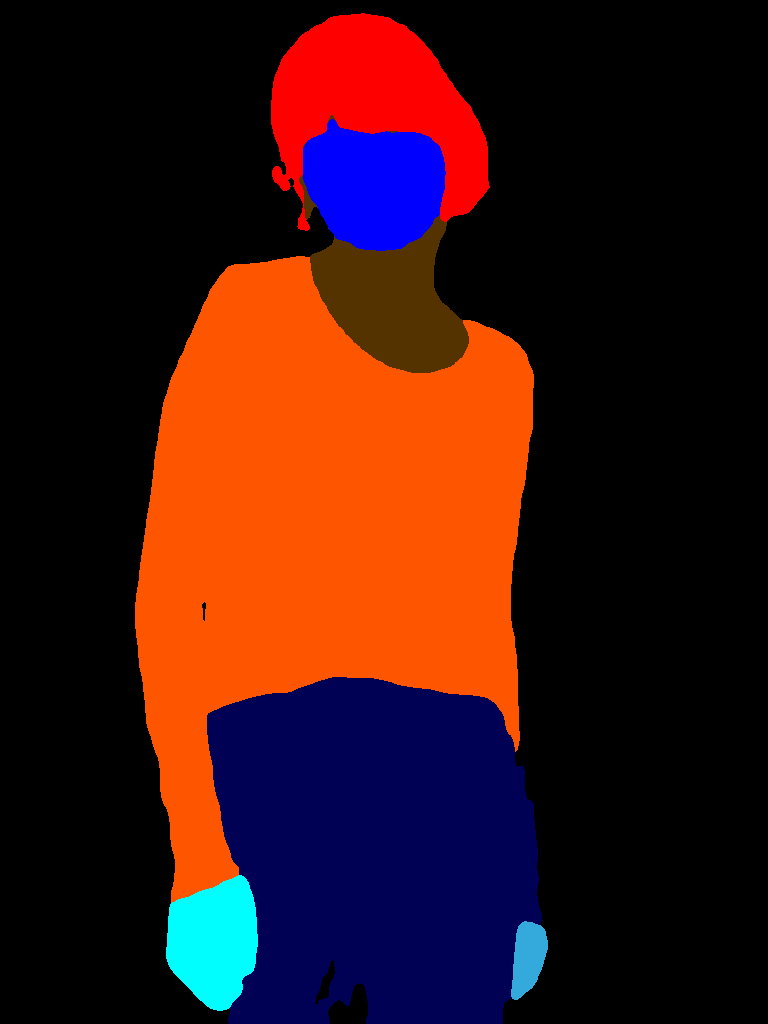
#> input picture image_parse/image_segmentation/output/0.png, 768 x 1024 px
$ python palette.py
#> lines starting #> are read from the running program, lines starting #| are printed output that depends on the picture
from PIL import Image
import numpy as np

img0 = Image.open('./output/0.png')
#> img0 is the input picture: PIL image 768x1024 P; mean R, G, B 57.7, 20.5, 18.4
img1 = Image.open('sample.png')
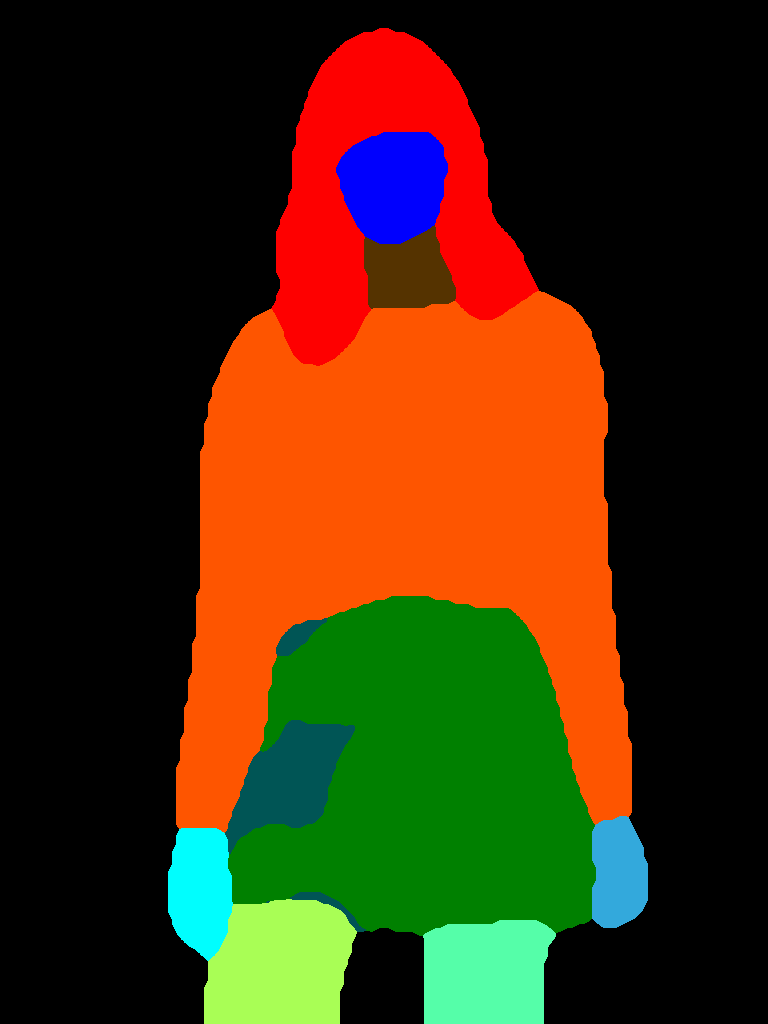
#> input picture image_parse/image_segmentation/sample.png, 768 x 1024 px
#> img1 is the input picture: PIL image 768x1024 P; mean R, G, B 66.1, 44.1, 12.4
width, height = img0.size
#> width = 768; height = 1024

print(width, height)
#| 768 1024

palette11 = img1.getpalette()
#> palette11 = 768 values, max 255 at index 765, min 0 at index 0, mean 133.9
img0.putpalette(palette11)

load0 = img0.load()

for i in range(width):
    for n in range(height):
        if(load0[i, n] == 4):
            load0[i, n] = 5
        elif(load0[i, n] == 5):
            load0[i, n] = 12
        elif(load0[i, n] == 11):
            load0[i, n] = 13
        elif(load0[i, n] == 12):
            load0[i, n] = 16
        elif(load0[i, n] == 13):
            load0[i, n] = 17

img0.save('./output/0.png')
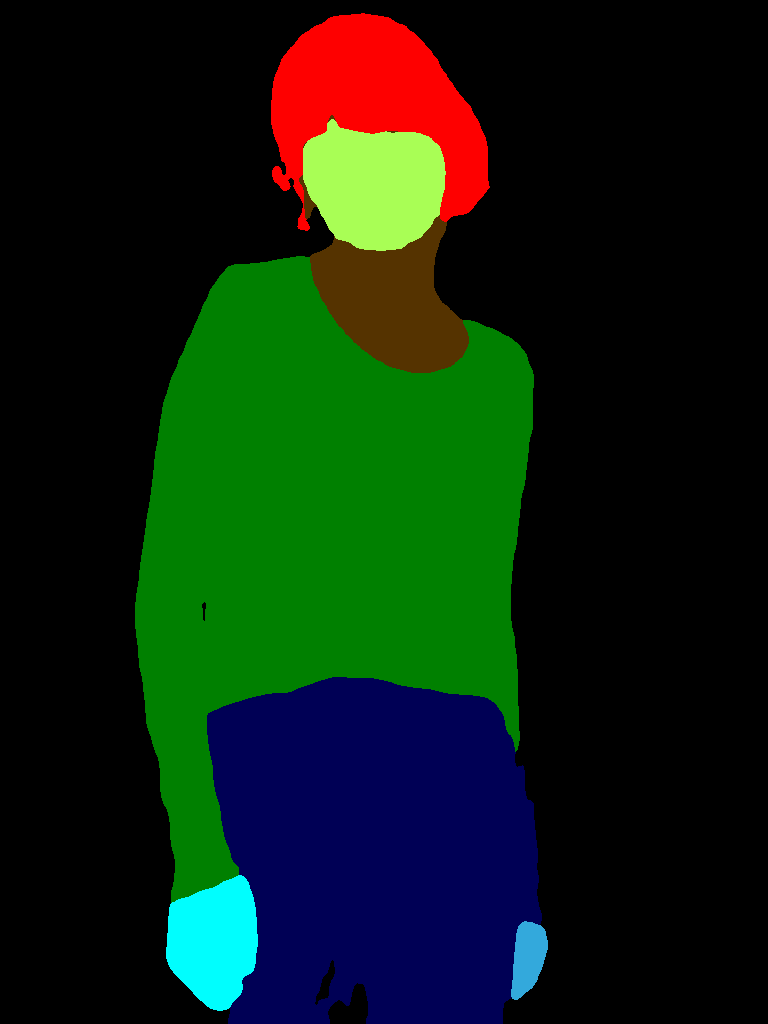
#> saved as 0.png: PIL image 768x1024 P; mean R, G, B 12.5, 33.3, 15.4


# add neck by brown color
small_face, big_face, real_face = [], [], []      # real = big - small
no_neck_img = Image.open('./output/1.png')        # pixel 13 means face
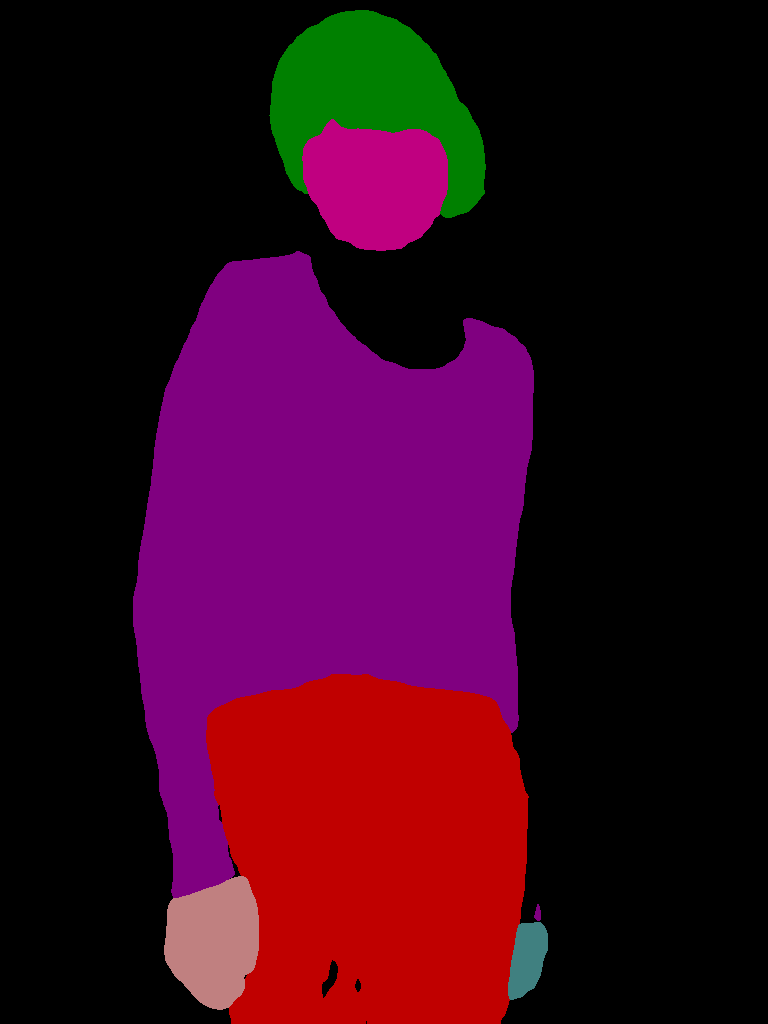
#> input picture image_parse/image_segmentation/output/1.png, 768 x 1024 px
#> no_neck_img is the input picture: PIL image 768x1024 P; mean R, G, B 54, 5.7, 28.9
no_neck_load = no_neck_img.load()
for i in range(width):                          # width = 768
    for n in range(height):                     # height = 1024
        if no_neck_load[i, n] == 13:
            small_face.append([i, n])


for i in range(width):                          # width = 768
    for n in range(height):                     # height = 1024
        if load0[i, n] == 13:
            big_face.append([i, n])
#> after the loop, big_face = []

for i in big_face:
    if i not in small_face:
        load0[i[0], i[1]] = 10


img0.save('./output/0.png')
